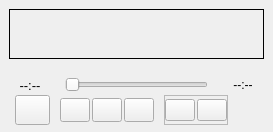
                          <widget class="QFrame" name="frame_container_media">
                           <property name="minimumSize">
                            <size>
                             <width>0</width>
                             <height>0</height>
                            </size>
                           </property>
                           <property name="frameShape">
                            <enum>QFrame::NoFrame</enum>
                           </property>
                           <property name="frameShadow">
                            <enum>QFrame::Raised</enum>
                           </property>
                           <layout class="QVBoxLayout" name="verticalLayout_12">
                            <property name="spacing">
                             <number>5</number>
                            </property>
                            <property name="leftMargin">
                             <number>0</number>
                            </property>
                            <property name="topMargin">
                             <number>0</number>
                            </property>
                            <property name="rightMargin">
                             <number>0</number>
                            </property>
                            <property name="bottomMargin">
                             <number>0</number>
                            </property>
                            <item>
                             <widget class="QScrollArea" name="scrollArea">
                              <property name="statusTip">
                               <string>Window show result image</string>
                              </property>
                              <property name="styleSheet">
                               <string notr="true"/>
                              </property>
                              <property name="frameShape">
                               <enum>QFrame::NoFrame</enum>
                              </property>
                              <property name="widgetResizable">
                               <bool>true</bool>
                              </property>
                              <widget class="QWidget" name="scrollAreaWidgetContents_5">
                               <property name="geometry">
                                <rect>
                                 <x>0</x>
                                 <y>0</y>
                                 <width>838</width>
                                 <height>789</height>
                                </rect>
                               </property>
                               <layout class="QHBoxLayout" name="horizontalLayout_8">
                                <item>
                                 <widget class="QLabel" name="label_result">
                                  <property name="minimumSize">
                                   <size>
                                    <width>0</width>
                                    <height>0</height>
                                   </size>
                                  </property>
                                  <property name="maximumSize">
                                   <size>
                                    <width>700</width>
                                    <height>170</height>
                                   </size>
                                  </property>
                                  <property name="mouseTracking">
                                   <bool>true</bool>
                                  </property>
                                  <property name="frameShape">
                                   <enum>QFrame::Box</enum>
                                  </property>
                                  <property name="text">
                                   <string/>
                                  </property>
                                  <property name="textFormat">
                                   <enum>Qt::RichText</enum>
                                  </property>
                                  <property name="scaledContents">
                                   <bool>true</bool>
                                  </property>
                                  <property name="alignment">
                                   <set>Qt::AlignLeading|Qt::AlignLeft|Qt::AlignTop</set>
                                  </property>
                                 </widget>
                                </item>
                               </layout>
                              </widget>
                             </widget>
                            </item>
                            <item>
                             <widget class="QFrame" name="frame_video_controller">
                              <property name="maximumSize">
                               <size>
                                <width>16777215</width>
                                <height>60</height>
                               </size>
                              </property>
                              <property name="styleSheet">
                               <string notr="true"/>
                              </property>
                              <property name="frameShape">
                               <enum>QFrame::NoFrame</enum>
                              </property>
                              <property name="frameShadow">
                               <enum>QFrame::Raised</enum>
                              </property>
                              <layout class="QHBoxLayout" name="horizontalLayout_18">
                               <property name="spacing">
                                <number>5</number>
                               </property>
                               <property name="leftMargin">
                                <number>0</number>
                               </property>
                               <property name="topMargin">
                                <number>0</number>
                               </property>
                               <property name="rightMargin">
                                <number>0</number>
                               </property>
                               <property name="bottomMargin">
                                <number>5</number>
                               </property>
                               <item>
                                <widget class="QFrame" name="frame_28">
                                 <property name="frameShape">
                                  <enum>QFrame::NoFrame</enum>
                                 </property>
                                 <property name="frameShadow">
                                  <enum>QFrame::Raised</enum>
                                 </property>
                                 <layout class="QVBoxLayout" name="verticalLayout_10">
                                  <property name="spacing">
                                   <number>0</number>
                                  </property>
                                  <property name="leftMargin">
                                   <number>0</number>
                                  </property>
                                  <property name="topMargin">
                                   <number>2</number>
                                  </property>
                                  <property name="rightMargin">
                                   <number>5</number>
                                  </property>
                                  <property name="bottomMargin">
                                   <number>0</number>
                                  </property>
                                  <item>
                                   <widget class="QFrame" name="frame_25">
                                    <property name="minimumSize">
                                     <size>
                                      <width>0</width>
                                      <height>20</height>
                                     </size>
                                    </property>
                                    <property name="maximumSize">
                                     <size>
                                      <width>16777215</width>
                                      <height>20</height>
                                     </size>
                                    </property>
                                    <property name="frameShape">
                                     <enum>QFrame::NoFrame</enum>
                                    </property>
                                    <property name="frameShadow">
                                     <enum>QFrame::Raised</enum>
                                    </property>
                                    <layout class="QHBoxLayout" name="horizontalLayout_19">
                                     <property name="spacing">
                                      <number>10</number>
                                     </property>
                                     <property name="leftMargin">
                                      <number>5</number>
                                     </property>
                                     <property name="topMargin">
                                      <number>0</number>
                                     </property>
                                     <property name="rightMargin">
                                      <number>0</number>
                                     </property>
                                     <property name="bottomMargin">
                                      <number>0</number>
                                     </property>
                                     <item>
                                      <widget class="QLabel" name="label_current_time">
                                       <property name="minimumSize">
                                        <size>
                                         <width>50</width>
                                         <height>0</height>
                                        </size>
                                       </property>
                                       <property name="maximumSize">
                                        <size>
                                         <width>16777215</width>
                                         <height>16777215</height>
                                        </size>
                                       </property>
                                       <property name="font">
                                        <font>
                                         <family>Segoe UI</family>
                                         <pointsize>10</pointsize>
                                         <weight>50</weight>
                                         <italic>false</italic>
                                         <bold>false</bold>
                                        </font>
                                       </property>
                                       <property name="text">
                                        <string>--:--</string>
                                       </property>
                                       <property name="alignment">
                                        <set>Qt::AlignCenter</set>
                                       </property>
                                      </widget>
                                     </item>
                                     <item>
                                      <widget class="QSlider" name="slider_video_time">
                                       <property name="maximum">
                                        <number>100</number>
                                       </property>
                                       <property name="pageStep">
                                        <number>2</number>
                                       </property>
                                       <property name="orientation">
                                        <enum>Qt::Horizontal</enum>
                                       </property>
                                      </widget>
                                     </item>
                                     <item>
                                      <widget class="QLabel" name="label_total_time">
                                       <property name="minimumSize">
                                        <size>
                                         <width>50</width>
                                         <height>0</height>
                                        </size>
                                       </property>
                                       <property name="maximumSize">
                                        <size>
                                         <width>40</width>
                                         <height>20</height>
                                        </size>
                                       </property>
                                       <property name="text">
                                        <string>--:--</string>
                                       </property>
                                       <property name="alignment">
                                        <set>Qt::AlignCenter</set>
                                       </property>
                                      </widget>
                                     </item>
                                    </layout>
                                   </widget>
                                  </item>
                                  <item>
                                   <widget class="QFrame" name="frame_26">
                                    <property name="maximumSize">
                                     <size>
                                      <width>16777215</width>
                                      <height>16777215</height>
                                     </size>
                                    </property>
                                    <property name="frameShape">
                                     <enum>QFrame::NoFrame</enum>
                                    </property>
                                    <property name="frameShadow">
                                     <enum>QFrame::Raised</enum>
                                    </property>
                                    <layout class="QHBoxLayout" name="horizontalLayout_20">
                                     <property name="spacing">
                                      <number>10</number>
                                     </property>
                                     <property name="leftMargin">
                                      <number>15</number>
                                     </property>
                                     <property name="topMargin">
                                      <number>0</number>
                                     </property>
                                     <property name="rightMargin">
                                      <number>0</number>
                                     </property>
                                     <property name="bottomMargin">
                                      <number>2</number>
                                     </property>
                                     <item>
                                      <widget class="QPushButton" name="play_pause_button">
                                       <property name="sizePolicy">
                                        <sizepolicy hsizetype="Preferred" vsizetype="Expanding">
                                         <horstretch>0</horstretch>
                                         <verstretch>0</verstretch>
                                        </sizepolicy>
                                       </property>
                                       <property name="minimumSize">
                                        <size>
                                         <width>0</width>
                                         <height>0</height>
                                        </size>
                                       </property>
                                       <property name="maximumSize">
                                        <size>
                                         <width>35</width>
                                         <height>16777215</height>
                                        </size>
                                       </property>
                                       <property name="toolTip">
                                        <string>Play or Pause video</string>
                                       </property>
                                       <property name="styleSheet">
                                        <string notr="true"/>
                                       </property>
                                       <property name="text">
                                        <string/>
                                       </property>
                                       <property name="iconSize">
                                        <size>
                                         <width>20</width>
                                         <height>20</height>
                                        </size>
                                       </property>
                                       <property name="shortcut">
                                        <string>Space</string>
                                       </property>
                                       <property name="checkable">
                                        <bool>false</bool>
                                       </property>
                                      </widget>
                                     </item>
                                     <item>
                                      <widget class="QFrame" name="horizontalFrame_3">
                                       <property name="maximumSize">
                                        <size>
                                         <width>16777215</width>
                                         <height>16777215</height>
                                        </size>
                                       </property>
                                       <layout class="QHBoxLayout" name="horizontalLayout_3">
                                        <property name="spacing">
                                         <number>2</number>
                                        </property>
                                        <property name="leftMargin">
                                         <number>0</number>
                                        </property>
                                        <property name="topMargin">
                                         <number>3</number>
                                        </property>
                                        <property name="rightMargin">
                                         <number>0</number>
                                        </property>
                                        <property name="bottomMargin">
                                         <number>3</number>
                                        </property>
                                        <item>
                                         <widget class="QPushButton" name="rewind_button">
                                          <property name="sizePolicy">
                                           <sizepolicy hsizetype="Minimum" vsizetype="Expanding">
                                            <horstretch>0</horstretch>
                                            <verstretch>0</verstretch>
                                           </sizepolicy>
                                          </property>
                                          <property name="minimumSize">
                                           <size>
                                            <width>30</width>
                                            <height>0</height>
                                           </size>
                                          </property>
                                          <property name="maximumSize">
                                           <size>
                                            <width>25</width>
                                            <height>16777215</height>
                                           </size>
                                          </property>
                                          <property name="toolTip">
                                           <string>Rewind playback in 5 seconds</string>
                                          </property>
                                          <property name="text">
                                           <string/>
                                          </property>
                                          <property name="iconSize">
                                           <size>
                                            <width>18</width>
                                            <height>18</height>
                                           </size>
                                          </property>
                                          <property name="shortcut">
                                           <string>Left</string>
                                          </property>
                                         </widget>
                                        </item>
                                        <item>
                                         <widget class="QPushButton" name="stop_button">
                                          <property name="sizePolicy">
                                           <sizepolicy hsizetype="Minimum" vsizetype="Expanding">
                                            <horstretch>0</horstretch>
                                            <verstretch>0</verstretch>
                                           </sizepolicy>
                                          </property>
                                          <property name="minimumSize">
                                           <size>
                                            <width>30</width>
                                            <height>0</height>
                                           </size>
                                          </property>
                                          <property name="maximumSize">
                                           <size>
                                            <width>25</width>
                                            <height>16777215</height>
                                           </size>
                                          </property>
                                          <property name="toolTip">
                                           <string>Stop playback</string>
                                          </property>
                                          <property name="text">
                                           <string/>
                                          </property>
                                          <property name="iconSize">
                                           <size>
                                            <width>18</width>
                                            <height>18</height>
                                           </size>
                                          </property>
                                          <property name="shortcut">
                                           <string/>
                                          </property>
                                         </widget>
                                        </item>
                                        <item>
                                         <widget class="QPushButton" name="forward_button">
                                          <property name="sizePolicy">
                                           <sizepolicy hsizetype="Minimum" vsizetype="Expanding">
                                            <horstretch>0</horstretch>
                                            <verstretch>0</verstretch>
                                           </sizepolicy>
                                          </property>
                                          <property name="minimumSize">
                                           <size>
                                            <width>30</width>
                                            <height>0</height>
                                           </size>
                                          </property>
                                          <property name="maximumSize">
                                           <size>
                                            <width>25</width>
                                            <height>16777215</height>
                                           </size>
                                          </property>
                                          <property name="toolTip">
                                           <string>Forward playback in 5 seconds</string>
                                          </property>
                                          <property name="text">
                                           <string/>
                                          </property>
                                          <property name="iconSize">
                                           <size>
                                            <width>18</width>
                                            <height>18</height>
                                           </size>
                                          </property>
                                          <property name="shortcut">
                                           <string>Right</string>
                                          </property>
                                         </widget>
                                        </item>
                                       </layout>
                                      </widget>
                                     </item>
                                     <item>
                                      <widget class="QFrame" name="frame_5">
                                       <property name="minimumSize">
                                        <size>
                                         <width>20</width>
                                         <height>0</height>
                                        </size>
                                       </property>
                                       <property name="frameShape">
                                        <enum>QFrame::StyledPanel</enum>
                                       </property>
                                       <property name="frameShadow">
                                        <enum>QFrame::Raised</enum>
                                       </property>
                                       <layout class="QHBoxLayout" name="horizontalLayout_21">
                                        <property name="spacing">
                                         <number>2</number>
                                        </property>
                                        <property name="leftMargin">
                                         <number>0</number>
                                        </property>
                                        <property name="topMargin">
                                         <number>3</number>
                                        </property>
                                        <property name="rightMargin">
                                         <number>0</number>
                                        </property>
                                        <property name="bottomMargin">
                                         <number>3</number>
                                        </property>
                                        <item>
                                         <widget class="QPushButton" name="screenshoot_button">
                                          <property name="sizePolicy">
                                           <sizepolicy hsizetype="Minimum" vsizetype="Expanding">
                                            <horstretch>0</horstretch>
                                            <verstretch>0</verstretch>
                                           </sizepolicy>
                                          </property>
                                          <property name="minimumSize">
                                           <size>
                                            <width>30</width>
                                            <height>0</height>
                                           </size>
                                          </property>
                                          <property name="maximumSize">
                                           <size>
                                            <width>25</width>
                                            <height>16777215</height>
                                           </size>
                                          </property>
                                          <property name="toolTip">
                                           <string>Screenshoot</string>
                                          </property>
                                          <property name="text">
                                           <string/>
                                          </property>
                                          <property name="iconSize">
                                           <size>
                                            <width>18</width>
                                            <height>18</height>
                                           </size>
                                          </property>
                                         </widget>
                                        </item>
                                        <item>
                                         <widget class="QPushButton" name="record_button">
                                          <property name="sizePolicy">
                                           <sizepolicy hsizetype="Minimum" vsizetype="Expanding">
                                            <horstretch>0</horstretch>
                                            <verstretch>0</verstretch>
                                           </sizepolicy>
                                          </property>
                                          <property name="minimumSize">
                                           <size>
                                            <width>30</width>
                                            <height>0</height>
                                           </size>
                                          </property>
                                          <property name="maximumSize">
                                           <size>
                                            <width>25</width>
                                            <height>16777215</height>
                                           </size>
                                          </property>
                                          <property name="toolTip">
                                           <string>Record video</string>
                                          </property>
                                          <property name="text">
                                           <string/>
                                          </property>
                                          <property name="iconSize">
                                           <size>
                                            <width>18</width>
                                            <height>18</height>
                                           </size>
                                          </property>
                                          <property name="checkable">
                                           <bool>true</bool>
                                          </property>
                                          <property name="checked">
                                           <bool>false</bool>
                                          </property>
                                         </widget>
                                        </item>
                                       </layout>
                                      </widget>
                                     </item>
                                     <item>
                                      <spacer name="horizontalSpacer_3">
                                       <property name="orientation">
                                        <enum>Qt::Horizontal</enum>
                                       </property>
                                       <property name="sizeHint" stdset="0">
                                        <size>
                                         <width>40</width>
                                         <height>20</height>
                                        </size>
                                       </property>
                                      </spacer>
                                     </item>
                                    </layout>
                                   </widget>
                                  </item>
                                 </layout>
                                </widget>
                               </item>
                              </layout>
                             </widget>
                            </item>
                           </layout>
                          </widget>
